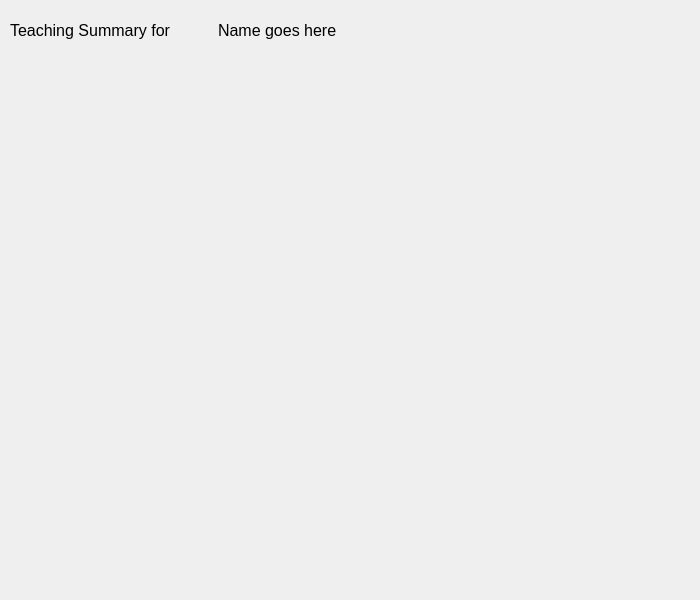
<?xml version="1.0" encoding="UTF-8"?>
<ui version="4.0">
 <class>graphwindowstack</class>
 <widget class="QDialog" name="graphwindowstack">
  <property name="geometry">
   <rect>
    <x>0</x>
    <y>0</y>
    <width>700</width>
    <height>600</height>
   </rect>
  </property>
  <property name="minimumSize">
   <size>
    <width>700</width>
    <height>600</height>
   </size>
  </property>
  <property name="maximumSize">
   <size>
    <width>700</width>
    <height>600</height>
   </size>
  </property>
  <property name="windowTitle">
   <string>Stack Graph</string>
  </property>
  <widget class="QCustomPlot" name="graph" native="true">
   <property name="geometry">
    <rect>
     <x>0</x>
     <y>120</y>
     <width>700</width>
     <height>480</height>
    </rect>
   </property>
  </widget>
  <widget class="QLabel" name="label_name">
   <property name="geometry">
    <rect>
     <x>218</x>
     <y>10</y>
     <width>471</width>
     <height>41</height>
    </rect>
   </property>
   <property name="font">
    <font>
     <family>MS Shell Dlg 2</family>
     <pointsize>12</pointsize>
    </font>
   </property>
   <property name="text">
    <string>Name goes here</string>
   </property>
  </widget>
  <widget class="QLabel" name="label_subject">
   <property name="geometry">
    <rect>
     <x>10</x>
     <y>10</y>
     <width>211</width>
     <height>41</height>
    </rect>
   </property>
   <property name="font">
    <font>
     <family>MS Shell Dlg 2</family>
     <pointsize>12</pointsize>
    </font>
   </property>
   <property name="text">
    <string>Teaching Summary for </string>
   </property>
  </widget>
 </widget>
 <customwidgets>
  <customwidget>
   <class>QCustomPlot</class>
   <extends>QWidget</extends>
   <header>qcustomplot.h</header>
   <container>1</container>
  </customwidget>
 </customwidgets>
 <resources/>
 <connections/>
</ui>
